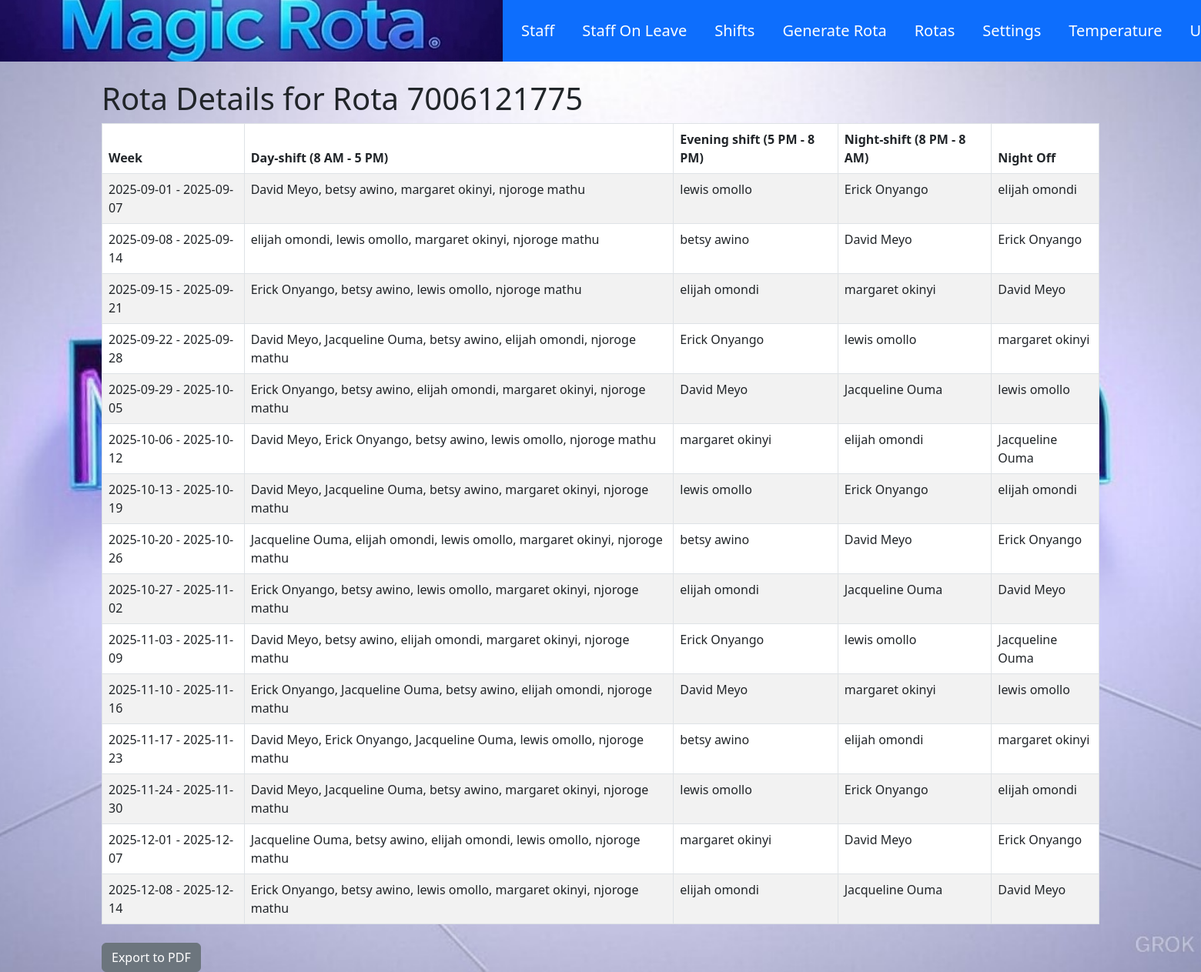
The page /rota/7006121775 on the database its author committed.
### models/models.py (models this page shows)
class Rota(db.Model):
    __tablename__ = 'rotas'
    id = db.Column(db.Integer, primary_key=True, autoincrement=True)
    rota_id = db.Column(db.Integer, nullable=False)
    week_range = db.Column(db.String(50), nullable=False, unique=True)
    shift_8_5 = db.Column(db.String(255), nullable=False)
    shift_5_8 = db.Column(db.String(255), nullable=False)
    shift_8_8 = db.Column(db.String(255), nullable=False)
    night_off = db.Column(db.String(255), nullable=True)
    date = db.Column(db.Date, default=date.today, nullable=False)

### blueprints/rota.py (the view)
@rota_bp.route('/rota/<int:rota_id>', methods=['GET'])
def rota_detail(rota_id):
    rotas = Rota.query.filter_by(rota_id=rota_id).order_by(Rota.date).all()
    if not rotas:
        abort(404)
    return render_template('rota_detail.html', rotas=rotas, rota_id=rota_id)

### app.py (called while the page is built)
@app.before_request
def update_session_timeout():
    if current_user.is_authenticated:
        session.permanent = True  # Extend the session lifetime for each request

### templates/rota_detail.html (shortened to what this page needs)
{% extends "base.html" %}
{% block content %}
    <h1>Rota Details for Rota {{ rota_id }}</h1>
    {% if rotas %}
        <table class="table table-striped table-bordered">
            <thead>
                <tr>
                    <th>Week</th>
                    <th>Day-shift (8 AM - 5 PM)</th>
                    <th>Evening shift (5 PM - 8 PM)</th>
                    <th>Night-shift (8 PM - 8 AM)</th>
                    <th>Night Off</th>
                </tr>
            </thead>
            <tbody>
                {% for rota in rotas %}
                    <tr>
                        <td>{{ rota.week_range }}</td>
                        <td>
                            {% for member in rota.shift_8_5.split(',') %}
                                {{ member.strip() }}{% if not loop.last %}, {% endif %}
                            {% endfor %}
                        </td>
                        <td>{{ rota.shift_5_8 }}</td>
                        <td>{{ rota.shift_8_8 }}</td>
                        <td>{{ rota.night_off }}</td>
                    </tr>
                {% endfor %}
            </tbody>
        </table>
        <a href="{{ url_for('pdf.export_pdf', rota_id=rota_id) }}" class="btn btn-secondary mt-2">Export to PDF</a>  </a>
    {% else %}
        <div class="alert alert-danger" role="alert">
            No rota available yet.
        </div>
    {% endif %}
{% endblock %}

### static/styles.css (style rules this page uses)
body { background-image: url('/static/images/magic.jpeg'); background-size: cover; background-repeat: no-repeat; background-attachment: fixed; background-position: center; }

### rows shown on the page
Rota: week_range "2025-09-01 - 2025-09-07", strip "David Meyo" "betsy awino" "margaret okinyi" "njoroge mathu", shift_5_8 "lewis omollo", shift_8_8 "Erick Onyango", night_off "elijah omondi"
Rota: week_range "2025-09-08 - 2025-09-14", strip "elijah omondi" "lewis omollo" "margaret okinyi" "njoroge mathu", shift_5_8 "betsy awino", shift_8_8 "David Meyo", night_off "Erick Onyango"
Rota: week_range "2025-09-15 - 2025-09-21", strip "Erick Onyango" "betsy awino" "lewis omollo" "njoroge mathu", shift_5_8 "elijah omondi", shift_8_8 "margaret okinyi", night_off "David Meyo"
Rota: week_range "2025-09-22 - 2025-09-28", strip "David Meyo" "Jacqueline Ouma" "betsy awino" "elijah omondi" "njoroge mathu", shift_5_8 "Erick Onyango", shift_8_8 "lewis omollo", night_off "margaret okinyi"
Rota: week_range "2025-09-29 - 2025-10-05", strip "Erick Onyango" "betsy awino" "elijah omondi" "margaret okinyi" "njoroge mathu", shift_5_8 "David Meyo", shift_8_8 "Jacqueline Ouma", night_off "lewis omollo"
Rota: week_range "2025-10-06 - 2025-10-12", strip "David Meyo" "Erick Onyango" "betsy awino" "lewis omollo" "njoroge mathu", shift_5_8 "margaret okinyi", shift_8_8 "elijah omondi", night_off "Jacqueline Ouma"
Rota: week_range "2025-10-13 - 2025-10-19", strip "David Meyo" "Jacqueline Ouma" "betsy awino" "margaret okinyi" "njoroge mathu", shift_5_8 "lewis omollo", shift_8_8 "Erick Onyango", night_off "elijah omondi"
Rota: week_range "2025-10-20 - 2025-10-26", strip "Jacqueline Ouma" "elijah omondi" "lewis omollo" "margaret okinyi" "njoroge mathu", shift_5_8 "betsy awino", shift_8_8 "David Meyo", night_off "Erick Onyango"
Rota: week_range "2025-10-27 - 2025-11-02", strip "Erick Onyango" "betsy awino" "lewis omollo" "margaret okinyi" "njoroge mathu", shift_5_8 "elijah omondi", shift_8_8 "Jacqueline Ouma", night_off "David Meyo"
Rota: week_range "2025-11-03 - 2025-11-09", strip "David Meyo" "betsy awino" "elijah omondi" "margaret okinyi" "njoroge mathu", shift_5_8 "Erick Onyango", shift_8_8 "lewis omollo", night_off "Jacqueline Ouma"
Rota: week_range "2025-11-10 - 2025-11-16", strip "Erick Onyango" "Jacqueline Ouma" "betsy awino" "elijah omondi" "njoroge mathu", shift_5_8 "David Meyo", shift_8_8 "margaret okinyi", night_off "lewis omollo"
Rota: week_range "2025-11-17 - 2025-11-23", strip "David Meyo" "Erick Onyango" "Jacqueline Ouma" "lewis omollo" "njoroge mathu", shift_5_8 "betsy awino", shift_8_8 "elijah omondi", night_off "margaret okinyi"
Rota: week_range "2025-11-24 - 2025-11-30", strip "David Meyo" "Jacqueline Ouma" "betsy awino" "margaret okinyi" "njoroge mathu", shift_5_8 "lewis omollo", shift_8_8 "Erick Onyango", night_off "elijah omondi"
Rota: week_range "2025-12-01 - 2025-12-07", strip "Jacqueline Ouma" "betsy awino" "elijah omondi" "lewis omollo" "njoroge mathu", shift_5_8 "margaret okinyi", shift_8_8 "David Meyo", night_off "Erick Onyango"
Rota: week_range "2025-12-08 - 2025-12-14", strip "Erick Onyango" "betsy awino" "lewis omollo" "margaret okinyi" "njoroge mathu", shift_5_8 "elijah omondi", shift_8_8 "Jacqueline Ouma", night_off "David Meyo"

### other values the page prints
{{ rota_id }} "7006121775"
